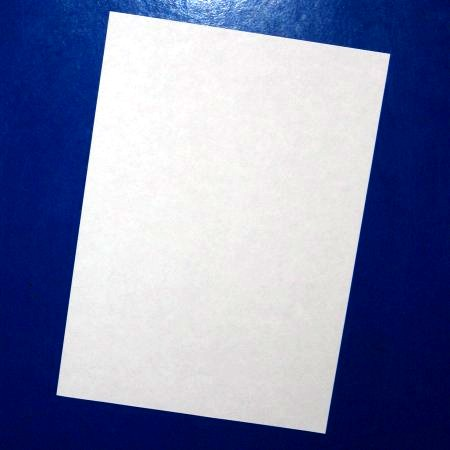
#> input picture parcial_3/lab_10/examen_3/program/hoja2.jpg, 450 x 450 px
$ python detectionFeature.py
#> lines starting #> are read from the running program, lines starting #| are printed output that depends on the picture; after the words box and inside, x2 and y2 are one past the last pixel; in counts of white or black regions, pixels touching at a corner belong together

import numpy as np
import cv2
from matplotlib import pyplot as plt

img = cv2.imread("hoja2.jpg")
#> img is the input picture: shape (450, 450, 3); mean B, G, R 170.9, 135.9, 128.3
img = cv2.resize(img,(400,500))
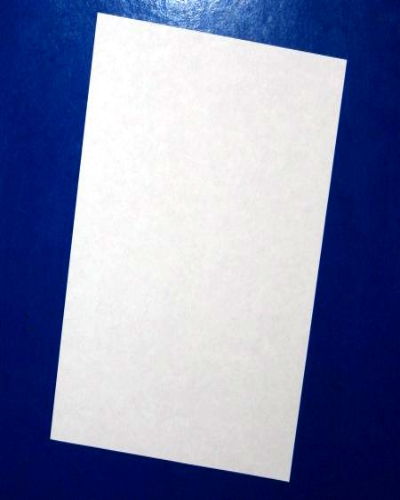
#> img: shape (500, 400, 3); mean B, G, R 170.8, 135.8, 128.3
gray = cv2.cvtColor(img, cv2.COLOR_BGR2GRAY)
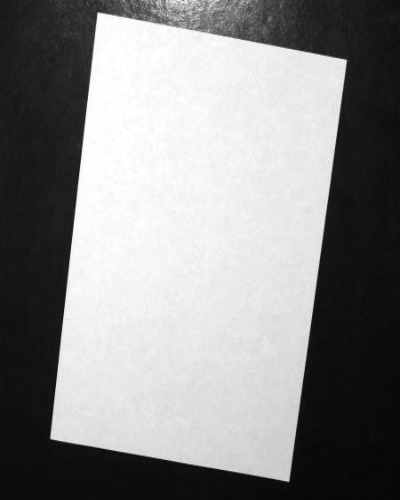
#> gray: shape (500, 400); min 5, max 255, mean 137.5

corners = cv2.goodFeaturesToTrack(gray, 4, 0.15 , 10)
#> corners = [[98, 13], [288, 480], [345, 60], [51, 438]]

# El resultado devuelto es una matriz de [[311., 250.]] dos niveles de paréntesis.
corners = np.int0(corners)
print(corners)
#| [[[ 98  13]]
#|  [[288 480]]
#|  [[345  60]]
#|  [[ 51 438]]]
for i in corners:
    x, y = i.ravel()
    cv2.circle(img, (x, y), 5, 255, -1)
    cv2.putText(img ,"["+str(x)+","+str(y)+"]",(x,y),cv2.FONT_HERSHEY_COMPLEX,0.3,(0,0,255),1)
#> this loop made 4 passes
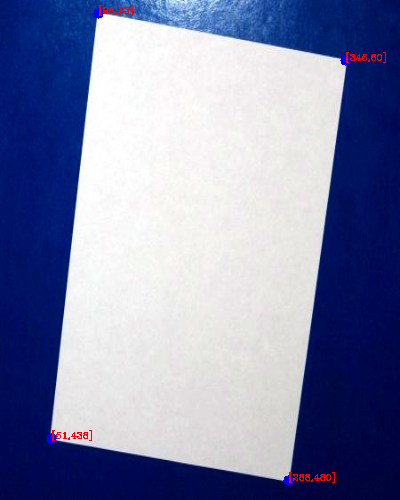
#> img: shape (500, 400, 3); 0.43% of pixels changed, all inside (x1, y1, x2, y2) = (46, 5, 386, 486)


# plt.imshow(img), plt.title('Dstination'), plt.axis('off')
# plt.show()
cv2.imshow("result",img),

# if cv.waitKey(0) & 0xff == 27:
#     cv.destroyAllWindows()
cv2.waitKey(0)
cv2.destroyAllWindows()

$ run again, with parcial_3/lab_10/examen_3/program/hoja3.jpg copied over parcial_3/lab_10/examen_3/program/hoja2.jpg
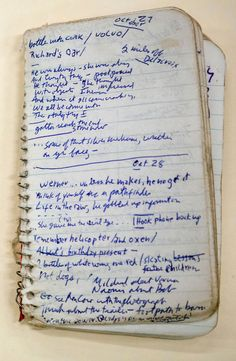
#> input picture parcial_3/lab_10/examen_3/program/hoja3.jpg, 236 x 361 px
#> img is the input picture: shape (361, 236, 3); mean B, G, R 177.6, 183.2, 187.3
#> `gray = cv2.cvtColor(img, cv2.COLOR_BGR2GRAY)`:
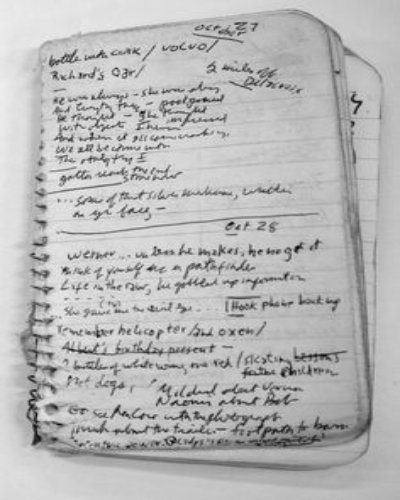
#> gray: shape (500, 400); min 5, max 248, mean 183.6
#> corners = [[70, 376], [233, 223], [92, 133], [144, 111]]
#| [[[ 70 376]]
#|  [[233 223]]
#|  [[ 92 133]]
#|  [[144 111]]]
#> the loop `for i in corners:` made 4 passes
#> after the loop `for i in corners:`:
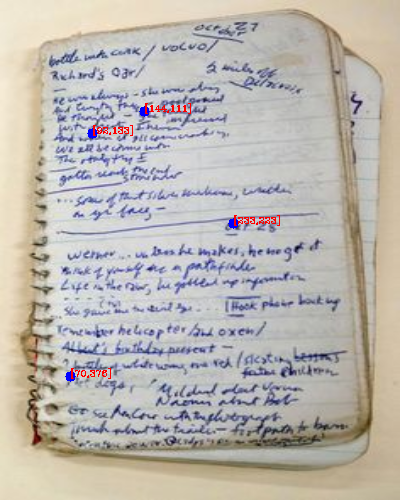
#> img: shape (500, 400, 3); mean B, G, R 177, 182.3, 187.2

$ run again, with parcial_3/lab_10/examen_3/program/hoja4.jpg copied over parcial_3/lab_10/examen_3/program/hoja2.jpg
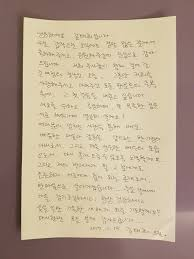
#> input picture parcial_3/lab_10/examen_3/program/hoja4.jpg, 194 x 259 px
#> img is the input picture: shape (259, 194, 3); mean B, G, R 145.4, 167.4, 185.5
#> `gray = cv2.cvtColor(img, cv2.COLOR_BGR2GRAY)`:
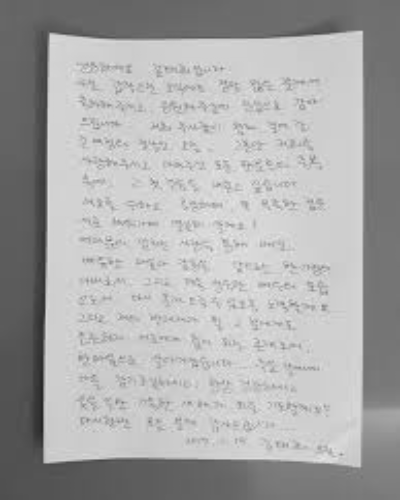
#> gray: shape (500, 400); min 36, max 235, mean 170.2
#> corners = [[44, 462], [50, 34], [361, 32], [112, 244]]
#| [[[ 44 462]]
#|  [[ 50  34]]
#|  [[361  32]]
#|  [[112 244]]]
#> the loop `for i in corners:` made 4 passes
#> after the loop `for i in corners:`:
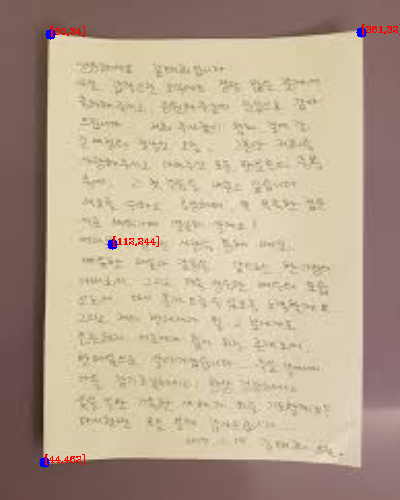
#> img: shape (500, 400, 3); mean B, G, R 145.2, 166.8, 185.4
